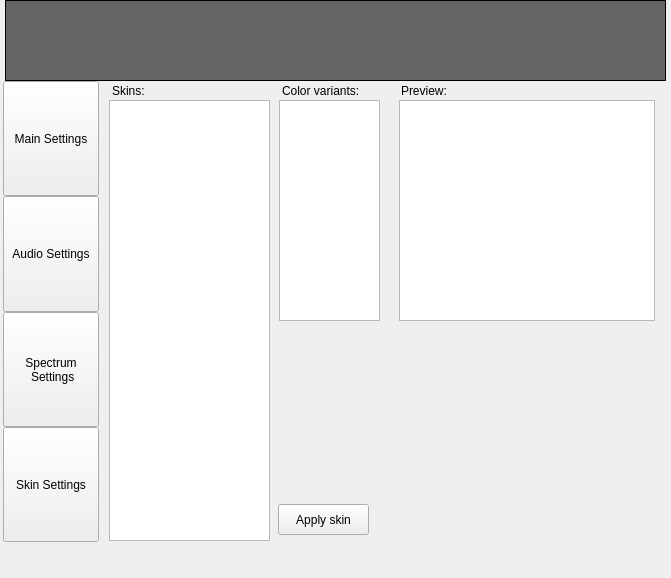
<?xml version="1.0" encoding="UTF-8"?>
<ui version="4.0">
 <class>SimplySettings</class>
 <widget class="QWidget" name="SimplySettings">
  <property name="geometry">
   <rect>
    <x>0</x>
    <y>0</y>
    <width>671</width>
    <height>578</height>
   </rect>
  </property>
  <property name="minimumSize">
   <size>
    <width>671</width>
    <height>578</height>
   </size>
  </property>
  <property name="maximumSize">
   <size>
    <width>671</width>
    <height>578</height>
   </size>
  </property>
  <property name="windowTitle">
   <string>Form</string>
  </property>
  <widget class="QWidget" name="verticalLayoutWidget">
   <property name="geometry">
    <rect>
     <x>0</x>
     <y>81</y>
     <width>99</width>
     <height>461</height>
    </rect>
   </property>
   <layout class="QVBoxLayout" name="verticalLayout_5" stretch="0,0,0,0">
    <property name="spacing">
     <number>0</number>
    </property>
    <property name="sizeConstraint">
     <enum>QLayout::SetMaximumSize</enum>
    </property>
    <property name="leftMargin">
     <number>3</number>
    </property>
    <item>
     <widget class="QPushButton" name="pushButton_7">
      <property name="sizePolicy">
       <sizepolicy hsizetype="Minimum" vsizetype="Minimum">
        <horstretch>0</horstretch>
        <verstretch>0</verstretch>
       </sizepolicy>
      </property>
      <property name="text">
       <string>Main Settings</string>
      </property>
     </widget>
    </item>
    <item>
     <widget class="QPushButton" name="pushButton_8">
      <property name="sizePolicy">
       <sizepolicy hsizetype="Minimum" vsizetype="Minimum">
        <horstretch>0</horstretch>
        <verstretch>0</verstretch>
       </sizepolicy>
      </property>
      <property name="text">
       <string>Audio Settings</string>
      </property>
     </widget>
    </item>
    <item>
     <widget class="QPushButton" name="pushButton_11">
      <property name="sizePolicy">
       <sizepolicy hsizetype="Minimum" vsizetype="Minimum">
        <horstretch>0</horstretch>
        <verstretch>0</verstretch>
       </sizepolicy>
      </property>
      <property name="text">
       <string>Spectrum
 Settings</string>
      </property>
      <property name="flat">
       <bool>false</bool>
      </property>
     </widget>
    </item>
    <item>
     <widget class="QPushButton" name="pushButton_12">
      <property name="sizePolicy">
       <sizepolicy hsizetype="Minimum" vsizetype="Minimum">
        <horstretch>0</horstretch>
        <verstretch>0</verstretch>
       </sizepolicy>
      </property>
      <property name="text">
       <string>Skin Settings</string>
      </property>
     </widget>
    </item>
   </layout>
  </widget>
  <widget class="QFrame" name="frame">
   <property name="geometry">
    <rect>
     <x>5</x>
     <y>0</y>
     <width>661</width>
     <height>81</height>
    </rect>
   </property>
   <property name="styleSheet">
    <string notr="true">QFrame
{
background-color: QLinearGradient( x1: 0, y1: 0, x2: 0, y2: 20, stop: 0 #4d4d4d, stop: 0 #646464, stop: 1 #5d5d5d);
}</string>
   </property>
   <property name="frameShape">
    <enum>QFrame::StyledPanel</enum>
   </property>
   <property name="frameShadow">
    <enum>QFrame::Raised</enum>
   </property>
  </widget>
  <widget class="QStackedWidget" name="stackedWidget">
   <property name="geometry">
    <rect>
     <x>99</x>
     <y>80</y>
     <width>571</width>
     <height>461</height>
    </rect>
   </property>
   <property name="currentIndex">
    <number>3</number>
   </property>
   <widget class="QWidget" name="page_5"/>
   <widget class="QWidget" name="page_6"/>
   <widget class="QWidget" name="page_7">
    <widget class="QLabel" name="label_6">
     <property name="geometry">
      <rect>
       <x>20</x>
       <y>20</y>
       <width>91</width>
       <height>16</height>
      </rect>
     </property>
     <property name="text">
      <string>Background color</string>
     </property>
    </widget>
    <widget class="QLabel" name="label_7">
     <property name="geometry">
      <rect>
       <x>290</x>
       <y>20</y>
       <width>91</width>
       <height>16</height>
      </rect>
     </property>
     <property name="text">
      <string>Bar color</string>
     </property>
    </widget>
    <widget class="QGroupBox" name="groupBox_5">
     <property name="geometry">
      <rect>
       <x>220</x>
       <y>139</y>
       <width>151</width>
       <height>251</height>
      </rect>
     </property>
     <property name="title">
      <string>Enable</string>
     </property>
     <widget class="QWidget" name="verticalLayoutWidget_5">
      <property name="geometry">
       <rect>
        <x>10</x>
        <y>20</y>
        <width>121</width>
        <height>80</height>
       </rect>
      </property>
      <layout class="QVBoxLayout" name="verticalLayout_6">
       <item>
        <widget class="QCheckBox" name="brick_2">
         <property name="text">
          <string>Bricks</string>
         </property>
        </widget>
       </item>
       <item>
        <widget class="QCheckBox" name="grid_2">
         <property name="text">
          <string>Grid</string>
         </property>
        </widget>
       </item>
      </layout>
     </widget>
    </widget>
    <widget class="QGroupBox" name="groupBox_6">
     <property name="geometry">
      <rect>
       <x>390</x>
       <y>139</y>
       <width>151</width>
       <height>251</height>
      </rect>
     </property>
     <property name="title">
      <string>Effects</string>
     </property>
     <widget class="QWidget" name="verticalLayoutWidget_6">
      <property name="geometry">
       <rect>
        <x>10</x>
        <y>19</y>
        <width>131</width>
        <height>141</height>
       </rect>
      </property>
      <layout class="QVBoxLayout" name="verticalLayout_7">
       <item>
        <widget class="QRadioButton" name="normal_2">
         <property name="text">
          <string>Normal</string>
         </property>
        </widget>
       </item>
       <item>
        <widget class="QRadioButton" name="mirror_2">
         <property name="text">
          <string>Mirror</string>
         </property>
        </widget>
       </item>
       <item>
        <widget class="QRadioButton" name="reflect_2">
         <property name="text">
          <string>Reflection</string>
         </property>
        </widget>
       </item>
       <item>
        <widget class="QRadioButton" name="vice_2">
         <property name="text">
          <string>Vice Versa</string>
         </property>
        </widget>
       </item>
      </layout>
     </widget>
    </widget>
    <widget class="QGroupBox" name="groupBox_7">
     <property name="geometry">
      <rect>
       <x>17</x>
       <y>139</y>
       <width>191</width>
       <height>251</height>
      </rect>
     </property>
     <property name="title">
      <string>Spectrum</string>
     </property>
     <widget class="QWidget" name="verticalLayoutWidget_7">
      <property name="geometry">
       <rect>
        <x>10</x>
        <y>20</y>
        <width>171</width>
        <height>221</height>
       </rect>
      </property>
      <layout class="QVBoxLayout" name="verticalLayout_8">
       <item>
        <widget class="QLabel" name="label_8">
         <property name="text">
          <string>Brick Thickness</string>
         </property>
        </widget>
       </item>
       <item>
        <widget class="QDial" name="brick_dial"/>
       </item>
       <item>
        <widget class="QLabel" name="label_9">
         <property name="text">
          <string>Bar Thickness</string>
         </property>
        </widget>
       </item>
       <item>
        <widget class="QDial" name="bar_dial"/>
       </item>
       <item>
        <widget class="QLabel" name="label_10">
         <property name="text">
          <string>Spacing</string>
         </property>
        </widget>
       </item>
       <item>
        <widget class="QDial" name="space_dial"/>
       </item>
      </layout>
     </widget>
    </widget>
    <widget class="QPushButton" name="pushButton_13">
     <property name="geometry">
      <rect>
       <x>300</x>
       <y>400</y>
       <width>101</width>
       <height>31</height>
      </rect>
     </property>
     <property name="text">
      <string>Save</string>
     </property>
    </widget>
    <widget class="QPushButton" name="pushButton_14">
     <property name="geometry">
      <rect>
       <x>410</x>
       <y>400</y>
       <width>101</width>
       <height>31</height>
      </rect>
     </property>
     <property name="text">
      <string>Reset</string>
     </property>
    </widget>
    <widget class="QWidget" name="bgcolor_2" native="true">
     <property name="geometry">
      <rect>
       <x>110</x>
       <y>20</y>
       <width>101</width>
       <height>21</height>
      </rect>
     </property>
    </widget>
    <widget class="QWidget" name="barcolor_2" native="true">
     <property name="geometry">
      <rect>
       <x>370</x>
       <y>19</y>
       <width>120</width>
       <height>21</height>
      </rect>
     </property>
    </widget>
    <widget class="QTableWidget" name="barlist_2">
     <property name="geometry">
      <rect>
       <x>290</x>
       <y>48</y>
       <width>161</width>
       <height>81</height>
      </rect>
     </property>
     <property name="gridStyle">
      <enum>Qt::SolidLine</enum>
     </property>
     <property name="rowCount">
      <number>0</number>
     </property>
     <property name="columnCount">
      <number>1</number>
     </property>
     <attribute name="horizontalHeaderVisible">
      <bool>false</bool>
     </attribute>
     <attribute name="verticalHeaderVisible">
      <bool>false</bool>
     </attribute>
     <column/>
    </widget>
    <widget class="QPushButton" name="Pick_3">
     <property name="geometry">
      <rect>
       <x>210</x>
       <y>20</y>
       <width>31</width>
       <height>23</height>
      </rect>
     </property>
     <property name="text">
      <string>Pick</string>
     </property>
    </widget>
    <widget class="QPushButton" name="Pick_4">
     <property name="geometry">
      <rect>
       <x>500</x>
       <y>20</y>
       <width>31</width>
       <height>23</height>
      </rect>
     </property>
     <property name="text">
      <string>Pick</string>
     </property>
    </widget>
    <widget class="QPushButton" name="pushButton_15">
     <property name="geometry">
      <rect>
       <x>460</x>
       <y>57</y>
       <width>71</width>
       <height>23</height>
      </rect>
     </property>
     <property name="text">
      <string>Add</string>
     </property>
    </widget>
    <widget class="QPushButton" name="pushButton_16">
     <property name="geometry">
      <rect>
       <x>460</x>
       <y>90</y>
       <width>71</width>
       <height>23</height>
      </rect>
     </property>
     <property name="text">
      <string>Delete</string>
     </property>
    </widget>
   </widget>
   <widget class="QWidget" name="page_8">
    <widget class="QListWidget" name="skinsView">
     <property name="geometry">
      <rect>
       <x>10</x>
       <y>20</y>
       <width>161</width>
       <height>441</height>
      </rect>
     </property>
    </widget>
    <widget class="QLabel" name="label">
     <property name="geometry">
      <rect>
       <x>13</x>
       <y>4</y>
       <width>46</width>
       <height>13</height>
      </rect>
     </property>
     <property name="text">
      <string>Skins:</string>
     </property>
    </widget>
    <widget class="QListView" name="colorVariants">
     <property name="geometry">
      <rect>
       <x>180</x>
       <y>20</y>
       <width>101</width>
       <height>221</height>
      </rect>
     </property>
    </widget>
    <widget class="QLabel" name="label_2">
     <property name="geometry">
      <rect>
       <x>183</x>
       <y>3</y>
       <width>81</width>
       <height>16</height>
      </rect>
     </property>
     <property name="text">
      <string>Color variants:</string>
     </property>
    </widget>
    <widget class="QGraphicsView" name="graphicsView">
     <property name="geometry">
      <rect>
       <x>300</x>
       <y>20</y>
       <width>256</width>
       <height>221</height>
      </rect>
     </property>
    </widget>
    <widget class="QLabel" name="label_3">
     <property name="geometry">
      <rect>
       <x>302</x>
       <y>3</y>
       <width>81</width>
       <height>16</height>
      </rect>
     </property>
     <property name="text">
      <string>Preview:</string>
     </property>
    </widget>
    <widget class="QPushButton" name="pushButton">
     <property name="geometry">
      <rect>
       <x>179</x>
       <y>424</y>
       <width>91</width>
       <height>31</height>
      </rect>
     </property>
     <property name="text">
      <string>Apply skin</string>
     </property>
    </widget>
   </widget>
  </widget>
 </widget>
 <resources/>
 <connections/>
</ui>
